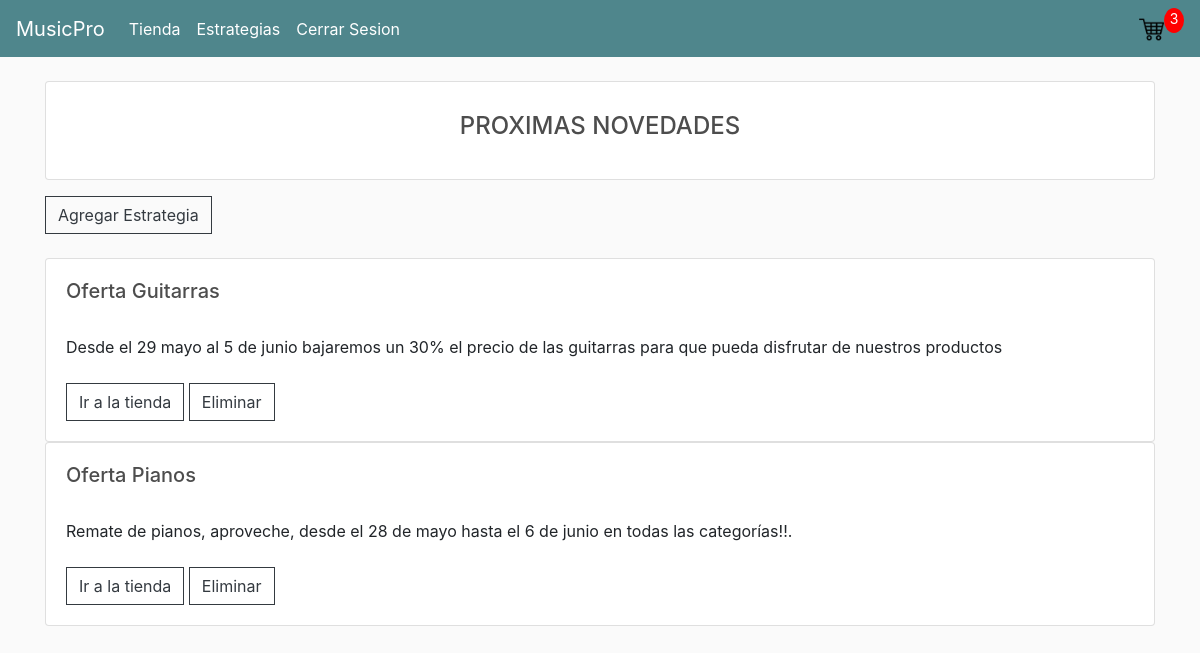
Page /estrategias/ (signed in) on the earlier database version.
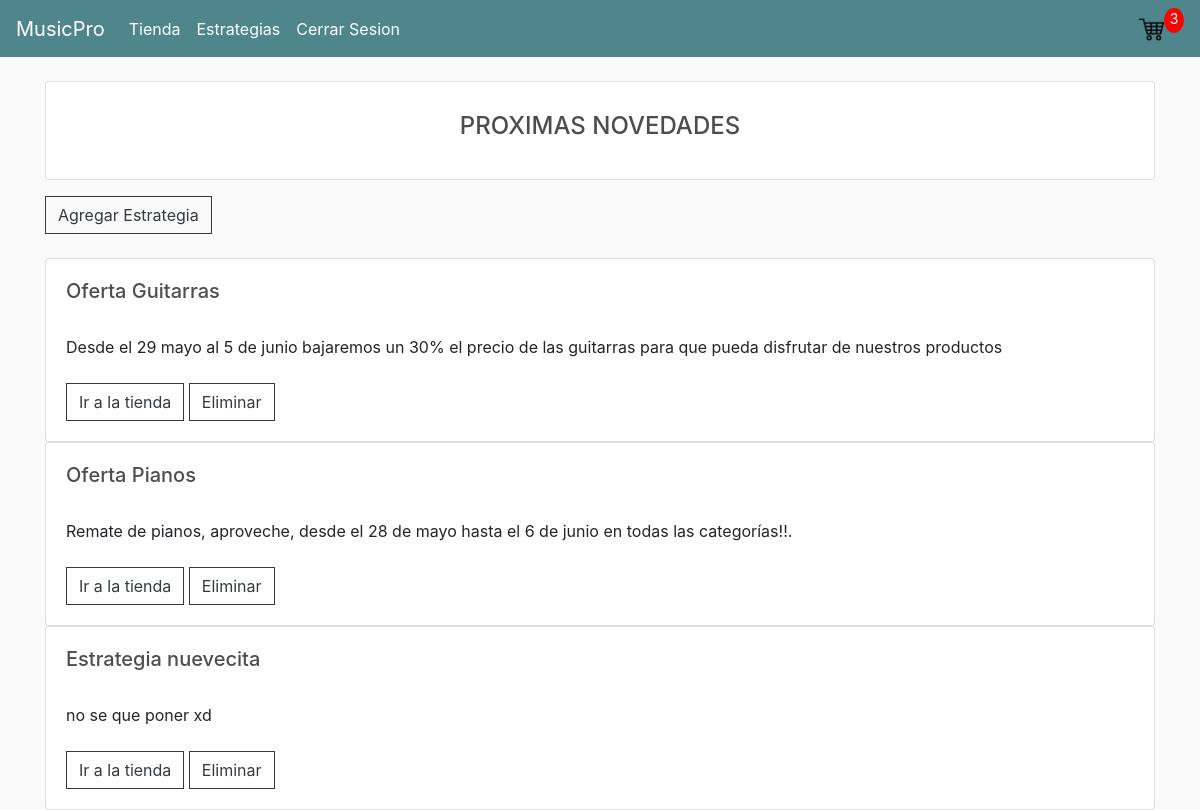
Same page on the later database version.
### TiendaMPRO/models.py (models this page shows, shortened)
class EstrategiaDeVenta(models.Model):
    titulo = models.CharField(max_length=200)
    estrategia = models.TextField(max_length=1500,null=True,blank=True)
    fecha_creacion_modificacion = models.DateTimeField(default=timezone.now)

### TiendaMPRO/views.py (the view)
# urls.py: path('estrategias/', views.Estrategia, name='estrategias'),
def Estrategia(request):
    estrategias = EstrategiaDeVenta.objects.all()
    if request.user.is_authenticated:
        customer = request.user
        order, created = OrdenDeCompra.objects.get_or_create(customer=customer, complete=False)
        itemsCarrito = order.get_carro_productos
    else:
        order= {'get_total_carro': 0, 'get_carro_productos': 0}
        itemsCarrito = order['get_carro_productos']
    context ={'itemsCarrito' : itemsCarrito, 'est': estrategias}
    return render(request, 'TiendaMPRO/estrategias.html', context)

### TiendaMPRO/models.py (called while the page is built)
    def __str__(self):
        return f'{self.nombre}'

    @property
    def is_staff(self):
        return self.usuario_admin

    @property
    def get_carro_productos(self):
        orderitems = self.productopedido_set.all()
        total = sum ([item.cantidad for item in orderitems])
        return total

### TiendaMPRO/templates/TiendaMPRO/estrategias.html
{% extends 'TiendaMPRO/main.html' %}
{% load static %}
{% block content %}
<div>
    <br>
    <div class="card blockquote text-center" >
        <br>
        <h4>PROXIMAS NOVEDADES</h4>
        <br>
    </div>
    {% if user.is_staff %}
        <a  class="btn btn-outline-dark" href="{% url 'addEstrategia' %}">Agregar Estrategia</a>
    {% endif %}
    <br>
    <br>
        {% for e in est %}
        <div class="card">
            <div class="card-body">
                <h5 class="display-5 ">{{e.titulo}}</h5>
                <br>
                {{e.estrategia}}
                <br>
                <br>
                <a  class="btn btn-outline-dark" href="{% url 'store' %}">Ir a la tienda</a>
                {% if user.is_staff %}
                    <a  class="btn btn-outline-dark" href="#">Eliminar</a>
                {% endif %}
            </div>
        </div>
        {% endfor %}
</div>
{% endblock %}

Differences in the rows shown:
added EstrategiaDeVenta: titulo "Estrategia nuevecita", estrategia "no se que poner xd"
